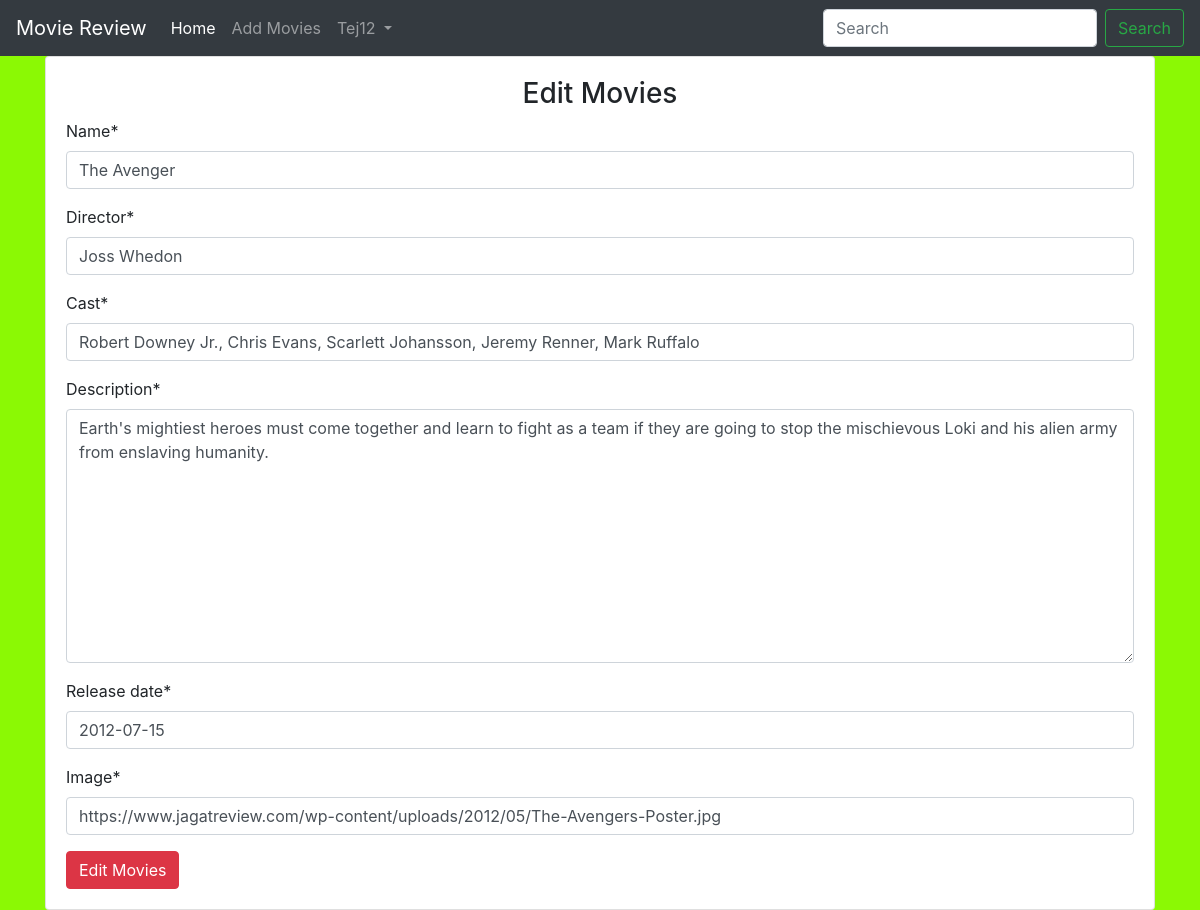
Page /editmovies/3/ (signed in) on the committed database.
### main/models.py (models this page shows, shortened)
class Movie(models.Model):
    name = models.CharField(max_length=450)
    director = models.CharField(max_length=450)
    cast = models.CharField(max_length=1050)
    description = models.TextField(max_length=5500)
    release_date = models.DateField()
    averagerating = models.FloatField(default=0)
    image = models.URLField(default=None, null=True)

### main/views.py (the view)
# urls.py: path('editmovies/<int:id>/', views.edit_movies, name="edit_movies"),
def edit_movies(request, id):
    if request.user.is_authenticated:
        if request.user.is_superuser:
            movie = Movie.objects.get(id=id)
            if request.method == "POST":
                form = MovieForm(request.POST or None, instance=movie)
                if form.is_valid():
                    data = form.save(commit=False)
                    data.save()
                    return redirect("main:detail", id)
            else:
                form = MovieForm(instance=movie)
            return render(request, 'main/addmovies.html', {"form": form, "controller":"Edit Movies"})
        else:
            return redirect("main:home")
    return redirect("accounts:login")

### main/forms.py
class MovieForm(forms.ModelForm):
    class Meta:
        model = Movie
        fields = ('name','director','cast','description','release_date','image')

### main/templates/main/addmovies.html (shortened to what this page needs)
{% extends 'main/base.html' %}
{% load crispy_forms_tags %}
{% block content %}
<div class="container">
    <div class="card">
        <div class="card-body">
            <h3 class="text-center">{{ controller }}</h3>
            <form action="" method="POST">
                {{ form|crispy }}
                <input type="submit" value="{{ controller }}" class="btn btn-danger"/>
            </form>
        </div>
    </div>
</div>
{% endblock %}

### main/templates/main/base.html (shortened to what this page needs)
<!doctype html>
<html lang="en">
  <head>
    <link rel="stylesheet" href="https://cdn.jsdelivr.net/npm/bootstrap@4.0.0/dist/css/bootstrap.min.css">
    {% load static %}
    <link rel="stylesheet" href="{% static 'css/main.css' %}">
  </head>
  <body>
    <nav class="navbar navbar-expand-lg navbar-dark bg-dark test-white">
        <a class="navbar-brand" href="{% url 'main:home' %}">Movie Review</a>
        <div class="collapse navbar-collapse" id="navbarSupportedContent">
          <ul class="navbar-nav mr-auto">
            <li class="nav-item active">
              <a class="nav-link" href="{% url 'main:home' %}">Home <span class="sr-only">(current)</span></a>
            </li>
            <li class="nav-item">
              <a class="nav-link" href="{% url 'main:add_movies' %}">Add Movies</a>
            </li>
            {% if user.is_authenticated %}
            <li class="nav-item dropdown">
              <a class="nav-link dropdown-toggle" href="#" id="navbarDropdown" role="button" data-toggle="dropdown" aria-haspopup="true" aria-expanded="false">
                {{ user.username }}
              </a>
            </li>
            {% endif %}
          </ul>
          <form class="form-inline my-2 my-lg-0" method="GET" action="{% url 'main:home' %}">
            <input class="form-control mr-sm-2" type="search" placeholder="Search" aria-label="Search" name="title">
            <button class="btn btn-outline-success my-2 my-sm-0" type="submit">Search</button>
          </form>
        </div>
      </nav>
    {% block content %}
    {% endblock %}
  </body>
</html>

### main/static/main/main.css (style rules this page uses)
body { background-color: #8bf904; }

### rows in the picture
Movie: name "The Avenger", director "Joss Whedon", cast "Robert Downey Jr., Chris Evans, Scarlett Johansson, Jeremy Renner, Mark Ruffalo", description "Earth's mightiest heroes must come together and learn to fight as a team if they are going to stop the mischievous Loki and his alien army from enslaving humanity.", release_date "2012-07-15", image "https://www.jagatreview.com/wp-content/uploads/2012/05/The-Avengers-Poster.jpg"

### other values in the picture
{{ user.username }} "Tej12"
{{ controller }} "Edit Movies"
